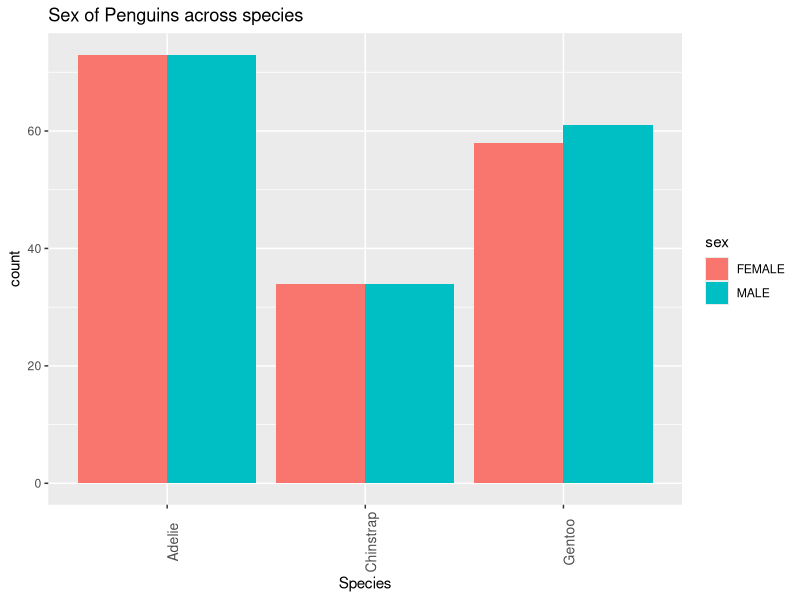
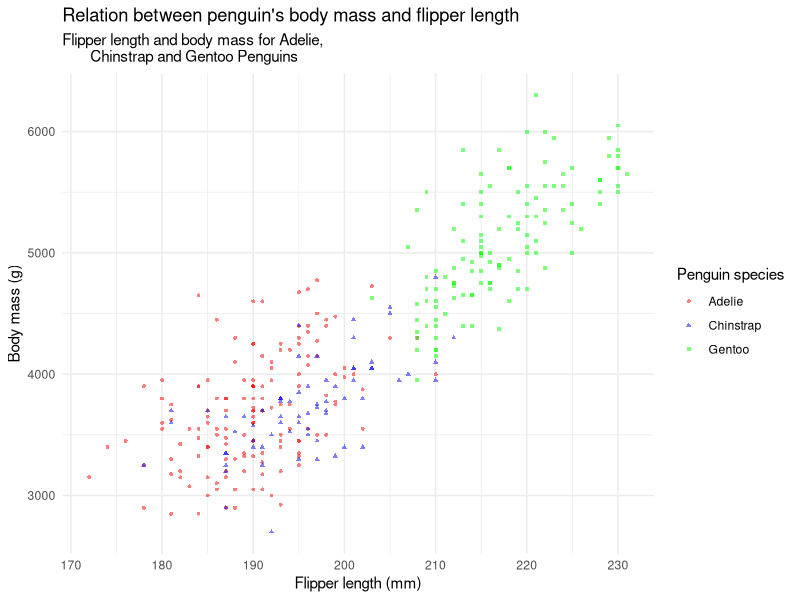
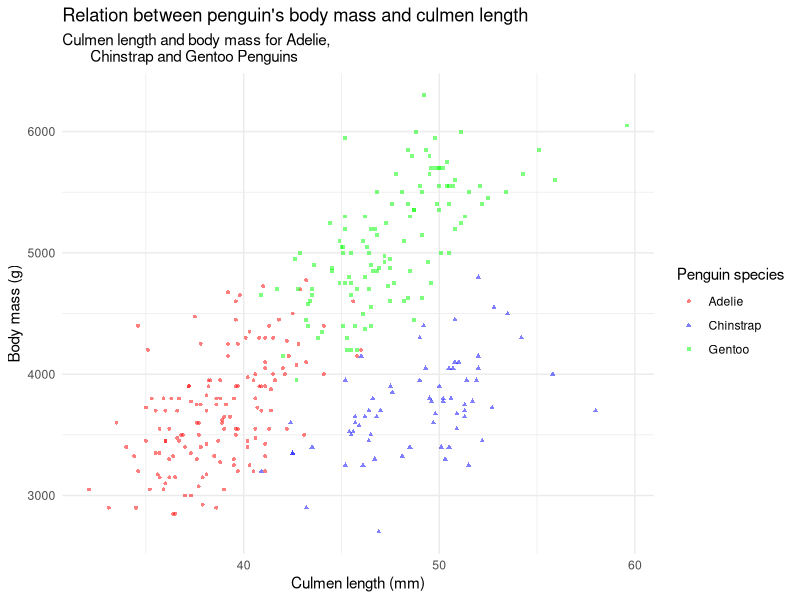
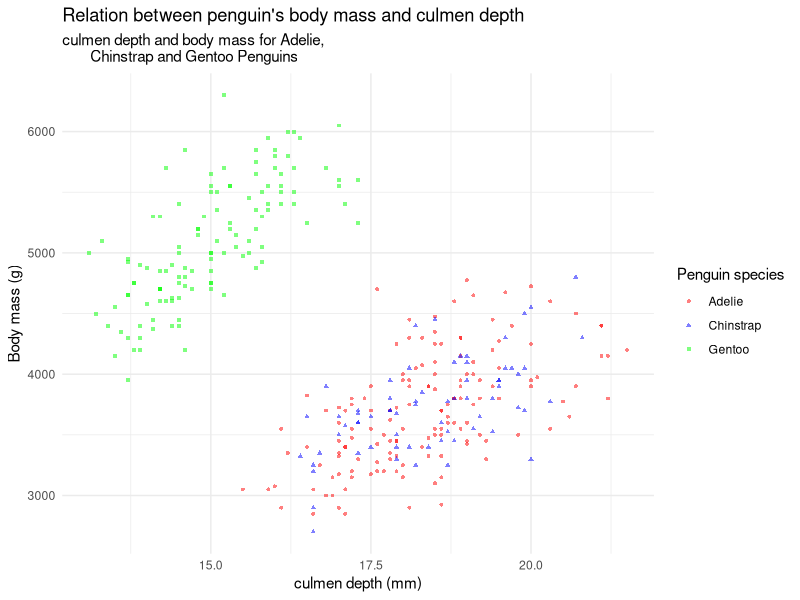
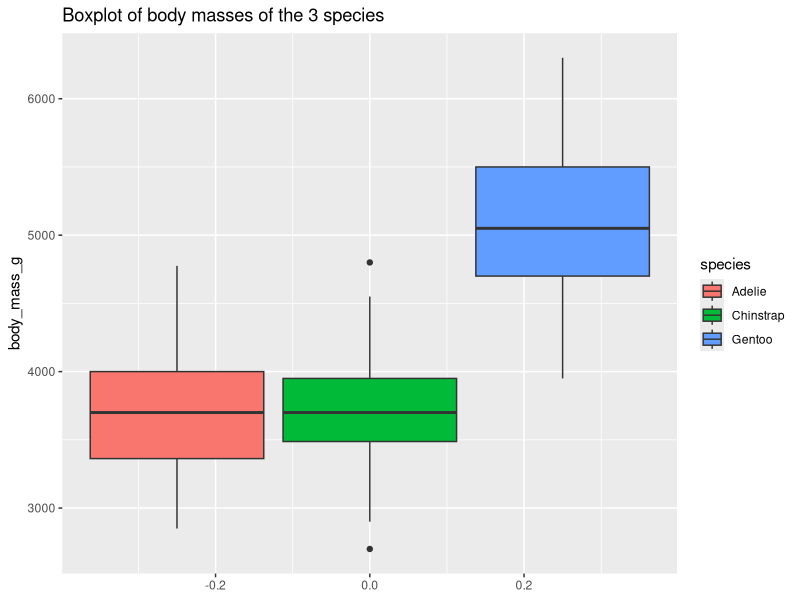
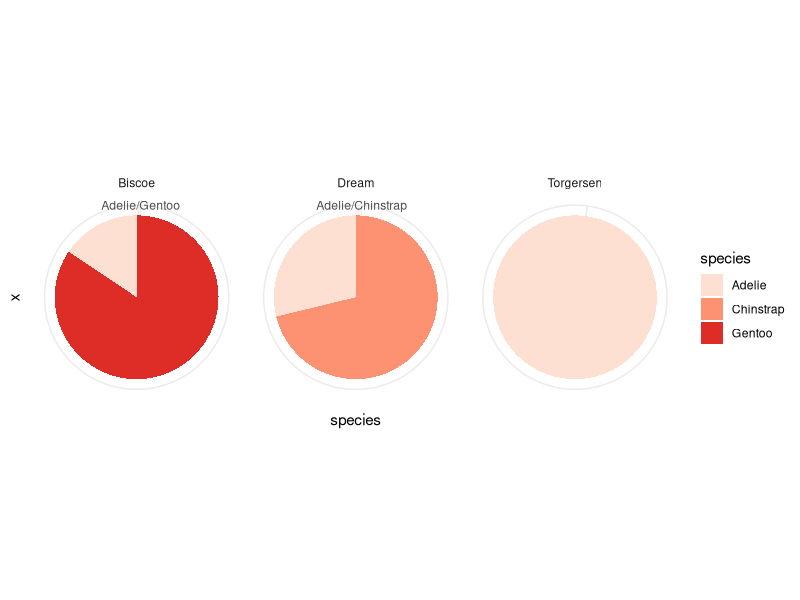

R code for these plots, in order:
## ---- chunk 1
library(tidyverse);
library(ggplot2);
library(tidyr);
library(dplyr);
library(data.table);
penguins=read.csv("Penguins.csv")
penguins=na.omit(penguins)
glimpse(penguins)
## ---- chunk 2
sub=subset(penguins, select = c(species, sex))
sub2=subset(penguins, sex=="MALE"|sex=="FEMALE")
ggplot(sub2, aes(x = species, fill = sex))+
  geom_bar(position="dodge")+ 
  labs(title = "Sex of Penguins across species")+ 
  xlab("Species")+ 
  theme(axis.text.x= element_text(size =10, angle = 90))

## ---- chunk 3
num<-penguins%>%count(sex,species)
num<-as.data.table(num, TRUE)
print(num)
## ---- chunk 4
library(tidyverse)
ggplot(data = penguins, 
                       aes(x = flipper_length_mm,
                           y = body_mass_g)) +
  geom_point(aes(color = species, 
                 shape = species),
             size = 1,
             alpha = 0.5) +
  #theme_minimal() +
  scale_color_manual(values = c("red","blue","green")) +
  labs(title = "Relation between penguin's body mass and flipper length",
       subtitle = "Flipper length and body mass for Adelie, 
       Chinstrap and Gentoo Penguins",
       x = "Flipper length (mm)",
       y = "Body mass (g)",
       color = "Penguin species",
       shape = "Penguin species") +
  theme_minimal()
## ---- chunk 5
ggplot(data = penguins, 
                       aes(x = culmen_length_mm,
                           y = body_mass_g)) +
  geom_point(aes(color = species, 
                 shape = species),
             size = 1,
             alpha = 0.5) +
  #theme_minimal() +
  scale_color_manual(values = c("red","blue","green")) +
  labs(title = "Relation between penguin's body mass and culmen length",
       subtitle = "Culmen length and body mass for Adelie, 
       Chinstrap and Gentoo Penguins",
       x = "Culmen length (mm)",
       y = "Body mass (g)",
       color = "Penguin species",
       shape = "Penguin species") +
  theme_minimal()
## ---- chunk 6
ggplot(data = penguins, 
                       aes(x = culmen_depth_mm,
                           y = body_mass_g)) +
  geom_point(aes(color = species, 
                 shape = species),
             size = 1,
             alpha = 0.5) +
  #theme_minimal() +
  scale_color_manual(values = c("red","blue","green")) +
  labs(title = "Relation between penguin's body mass and culmen depth",
       subtitle = "culmen depth and body mass for Adelie, 
       Chinstrap and Gentoo Penguins",
       x = "culmen depth (mm)",
       y = "Body mass (g)",
       color = "Penguin species",
       shape = "Penguin species") +
  theme_minimal()
## ---- chunk 7
sub=subset(penguins, sex=="MALE"|sex=="FEMALE")
ggplot(sub,aes(y=body_mass_g))+geom_boxplot(aes(fill=species))+ labs(title = "Boxplot of body masses of the 3 species")
## ---- chunk 8
tab<-sub2%>%group_by(island,species)%>%summarize(freq=n())
tab<-as.data.table(tab, TRUE)
print(tab)

cp=coord_polar("y")
cp$is_free=function() TRUE
ggplot(sub2,aes(x="",y=species,fill=species))+
  geom_bar(stat="identity")+
  cp+facet_wrap(~island,scales="free") +
  scale_fill_brewer(palette="Reds")+
  theme_minimal()

